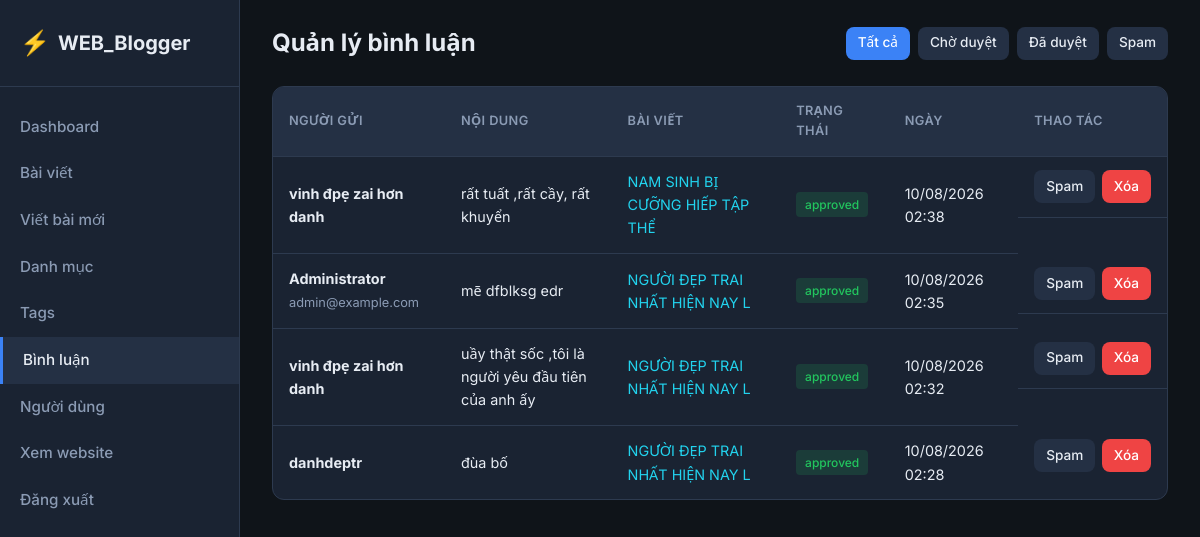
The app's page /admin/comments.php (signed in) with its own data.
### tables this page shows
CREATE TABLE comments (
            id INTEGER PRIMARY KEY AUTOINCREMENT,
            post_id INTEGER NOT NULL,
            parent_id INTEGER DEFAULT NULL,
            user_id INTEGER DEFAULT NULL,
            author_name TEXT NOT NULL,
            author_email TEXT,
            content TEXT NOT NULL,
            status TEXT DEFAULT 'pending',
            created_at DATETIME DEFAULT CURRENT_TIMESTAMP,
            FOREIGN KEY (post_id) REFERENCES posts(id) ON DELETE CASCADE,
            FOREIGN KEY (parent_id) REFERENCES comments(id) ON DELETE CASCADE,
            FOREIGN KEY (user_id) REFERENCES users(id) ON DELETE SET NULL
        );

CREATE TABLE posts (
            id INTEGER PRIMARY KEY AUTOINCREMENT,
            title TEXT NOT NULL,
            slug TEXT NOT NULL UNIQUE,
            content TEXT NOT NULL,
            excerpt TEXT,
            featured_image TEXT,
            category_id INTEGER,
            author_id INTEGER NOT NULL,
            status TEXT DEFAULT 'published',
            views INTEGER DEFAULT 0,
            created_at DATETIME DEFAULT CURRENT_TIMESTAMP,
            updated_at DATETIME DEFAULT CURRENT_TIMESTAMP,
            FOREIGN KEY (category_id) REFERENCES categories(id) ON DELETE SET NULL,
            FOREIGN KEY (author_id) REFERENCES users(id) ON DELETE CASCADE
        );

### includes/db.php (called while the page is built, shortened)
<?php
function str_cut(string $str, int $start, ?int $length = null): string {
    if (function_exists('mb_substr')) {
        return $length === null ? mb_substr($str, $start, null, 'UTF-8') : mb_substr($str, $start, $length, 'UTF-8');
    }
    return $length === null ? substr($str, $start) : substr($str, $start, $length);
}
function e(?string $str): string {
    return htmlspecialchars($str ?? '', ENT_QUOTES, 'UTF-8');
}

### admin/comments.php (the view, shortened to what this page needs)
<?php
$db = getDB();
$filter = $_GET['filter'] ?? 'all';
$sql = "
    SELECT c.*, p.title as post_title, p.slug as post_slug
    FROM comments c
    JOIN posts p ON c.post_id = p.id
";
$sql .= " ORDER BY c.created_at DESC";
$comments = $db->query($sql)->fetchAll();
?>
<!DOCTYPE html>
<html lang="vi">
<head>
    <link rel="stylesheet" href="../assets/css/style.css">
</head>
<body>
<div class="admin-layout">
    <aside class="admin-sidebar">
        <div class="logo">
            <span class="logo-icon">⚡</span>
            <span class="logo-text"><?= e(SITE_NAME) ?></span>
        </div>
        <nav class="admin-nav">
            <a href="index.php">Dashboard</a>
            <a href="posts.php">Bài viết</a>
            <a href="post-edit.php">Viết bài mới</a>
            <a href="categories.php">Danh mục</a>
            <a href="tags.php">Tags</a>
            <a href="comments.php" class="active">Bình luận</a>
            <a href="users.php">Người dùng</a>
            <a href="../" target="_blank">Xem website</a>
            <a href="logout.php">Đăng xuất</a>
        </nav>
    </aside>
    <div class="admin-content">
        <div class="admin-header">
            <h1>Quản lý bình luận</h1>
            <div style="display:flex;gap:0.5rem">
                <a href="?filter=all" class="btn btn-sm <?= $filter === 'all' ? '' : 'btn-secondary' ?>">Tất cả</a>
                <a href="?filter=pending" class="btn btn-sm <?= $filter === 'pending' ? '' : 'btn-secondary' ?>">Chờ duyệt</a>
                <a href="?filter=approved" class="btn btn-sm <?= $filter === 'approved' ? '' : 'btn-secondary' ?>">Đã duyệt</a>
                <a href="?filter=spam" class="btn btn-sm <?= $filter === 'spam' ? '' : 'btn-secondary' ?>">Spam</a>
            </div>
        </div>
        <div class="table-wrap">
            <table>
                <thead>
                    <tr>
                        <th>Người gửi</th>
                        <th>Nội dung</th>
                        <th>Bài viết</th>
                        <th>Trạng thái</th>
                        <th>Ngày</th>
                        <th>Thao tác</th>
                    </tr>
                </thead>
                <tbody>
                    <?php foreach ($comments as $c): ?>
                    <tr>
                        <td>
                            <strong><?= e($c['author_name']) ?></strong>
                            <?php if ($c['author_email']): ?>
                            <br><span style="font-size:0.8rem;color:var(--text-muted)"><?= e($c['author_email']) ?></span>
                            <?php endif; ?>
                        </td>
                        <td style="max-width:280px"><?= e(str_cut($c['content'], 0, 120)) ?><?= str_len($c['content']) > 120 ? '…' : '' ?></td>
                        <td><a href="../post.php?slug=<?= e($c['post_slug']) ?>" target="_blank"><?= e(str_cut($c['post_title'], 0, 30)) ?></a></td>
                        <td><span class="badge badge-<?= $c['status'] === 'approved' ? 'approved' : ($c['status'] === 'pending' ? 'pending' : 'draft') ?>"><?= e($c['status']) ?></span></td>
                        <td><?= date('d/m/Y H:i', strtotime($c['created_at'])) ?></td>
                        <td class="actions">
                            <?php if ($c['status'] !== 'spam'): ?>
                            <a href="?spam=<?= $c['id'] ?>" class="btn btn-sm btn-secondary">Spam</a>
                            <?php endif; ?>
                            <a href="?delete=<?= $c['id'] ?>" class="btn btn-sm btn-danger" data-confirm="Xóa bình luận này?">Xóa</a>
                        </td>
                    </tr>
                    <?php endforeach; ?>
                </tbody>
            </table>
        </div>
    </div>
</div>
</body>
</html>

### assets/css/style.css (style rules this page uses)
:root { --bg: #0f1419; --bg-card: #1a2332; --bg-hover: #243044; --border: #2d3a4f; --text: #e7ecf3; --text-muted: #8b9bb4; --primary: #3b82f6; --primary-hover: #2563eb; --accent: #22d3ee; --success: #22c55e; --danger: #ef4444; --warning: #f59e0b; --radius: 12px; --shadow: 0 4px 24px rgba(0,0,0,0.35); --font: 'Inter', system-ui, sans-serif; --mono: 'JetBrains Mono', monospace; }
*, *::before, *::after { box-sizing: border-box; margin: 0; padding: 0; }
html { scroll-behavior: smooth; }
body { font-family: var(--font); background: var(--bg); color: var(--text); line-height: 1.6; min-height: 100vh; display: flex; flex-direction: column; }
a { color: var(--accent); text-decoration: none; transition: color 0.2s; }
.logo { display: flex; align-items: center; gap: 0.5rem; font-weight: 700; font-size: 1.25rem; color: var(--text); }
.logo-icon { font-size: 1.5rem; }
.btn { display: inline-flex; align-items: center; justify-content: center; gap: 0.4rem; padding: 0.65rem 1.25rem; background: var(--primary); color: #fff; border: none; border-radius: 8px; font-weight: 500; font-size: 0.95rem; cursor: pointer; transition: background 0.2s; }
.btn-secondary { background: var(--bg-hover); color: var(--text); }
.btn-danger { background: var(--danger); }
.btn-sm { padding: 0.35rem 0.75rem; font-size: 0.85rem; }
.admin-layout { display: flex; min-height: 100vh; }
.admin-sidebar { width: 240px; background: var(--bg-card); border-right: 1px solid var(--border); padding: 1.5rem 0; flex-shrink: 0; }
.admin-sidebar .logo { padding: 0 1.25rem 1.5rem; border-bottom: 1px solid var(--border); margin-bottom: 1rem; }
.admin-nav a { display: flex; align-items: center; gap: 0.6rem; padding: 0.7rem 1.25rem; color: var(--text-muted); font-weight: 500; font-size: 0.95rem; }
.admin-nav a:hover, .admin-nav a.active { background: var(--bg-hover); color: var(--text); }
.admin-nav a.active { border-left: 3px solid var(--primary); }
.admin-content { flex: 1; padding: 1.5rem 2rem; overflow-x: auto; }
.admin-header { display: flex; justify-content: space-between; align-items: center; margin-bottom: 1.5rem; }
.admin-header h1 { font-size: 1.5rem; font-weight: 700; }
.table-wrap { overflow-x: auto; background: var(--bg-card); border: 1px solid var(--border); border-radius: var(--radius); }
table { width: 100%; border-collapse: collapse; }
th, td { padding: 0.85rem 1rem; text-align: left; border-bottom: 1px solid var(--border); font-size: 0.9rem; }
th { background: var(--bg-hover); font-weight: 600; color: var(--text-muted); font-size: 0.8rem; text-transform: uppercase; letter-spacing: 0.03em; }
tr:last-child td { border-bottom: none; }
.badge { display: inline-block; padding: 0.2rem 0.55rem; border-radius: 4px; font-size: 0.75rem; font-weight: 500; }
.badge-approved { background: rgba(34, 197, 94, 0.15); color: var(--success); }
.actions { display: flex; gap: 0.4rem; }

### records on screen
comments: author_name "vinh đpẹ zai hơn danh", content "rất tuất ,rất cầy, rất khuyển", post.title "NAM SINH BỊ CƯỠNG HIẾP TẬP THỂ", status "approved", created_at "10/08/2026 02:38"
comments: author_name "Administrator", author_email "admin@example.com", content "mẽ dfblksg edr", post.title "NGƯỜI ĐẸP TRAI NHẤT HIỆN NAY L", status "approved", created_at "10/08/2026 02:35"
comments: author_name "vinh đpẹ zai hơn danh", content "uầy thật sốc ,tôi là người yêu đầu tiên của anh ấy", post.title "NGƯỜI ĐẸP TRAI NHẤT HIỆN NAY L", status "approved", created_at "10/08/2026 02:32"
comments: author_name "danhdeptr", content "đùa bố", post.title "NGƯỜI ĐẸP TRAI NHẤT HIỆN NAY L", status "approved", created_at "10/08/2026 02:28"

### other values on screen
SITE_NAME "WEB_Blogger"
